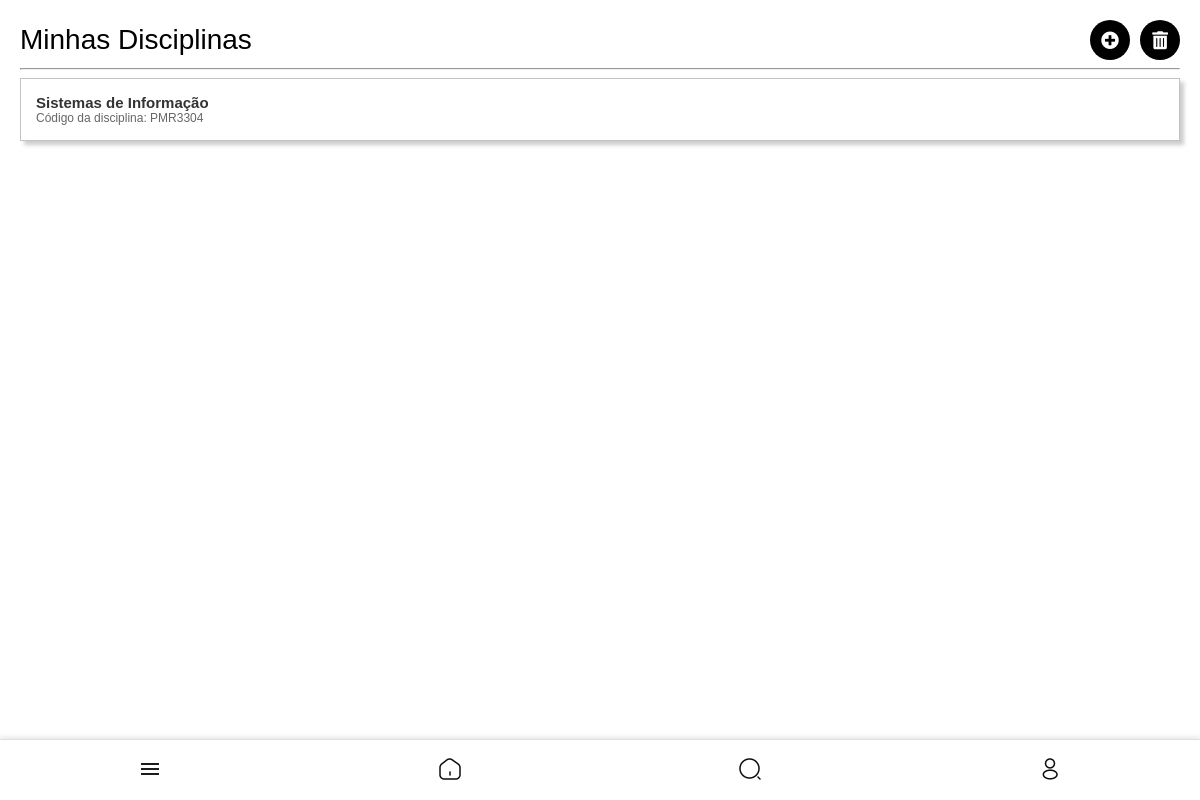
Page /disciplinas/ (signed in) on the earlier database version.
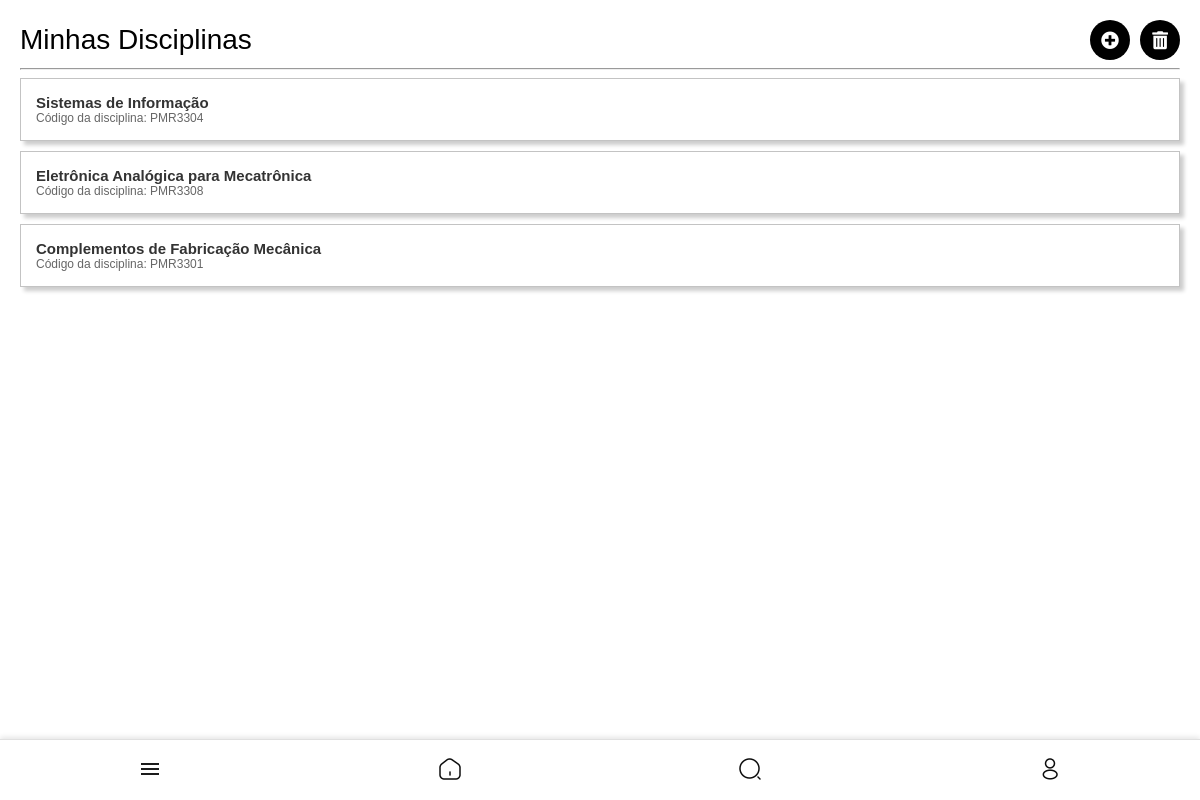
Same page on the later database version.
### core/models.py (models this page shows, shortened)
class UserDiscipline(models.Model):
    user = models.ForeignKey(settings.AUTH_USER_MODEL, on_delete=models.CASCADE)
    disciplina = models.ForeignKey('Disciplina', on_delete=models.CASCADE)

class Disciplina(models.Model):
    nome = models.CharField(max_length=255)
    codigo = models.CharField(max_length=10)
    curso = models.CharField(max_length=255)
    semestre = models.CharField(max_length=10)
    tipo = models.CharField(max_length=50)
    professor_responsavel = models.ForeignKey(
        settings.AUTH_USER_MODEL,
        null=True,
        blank=True,
        on_delete=models.SET_NULL,
        limit_choices_to={'user_type': 'professor'}
    )

### core/views.py (the view)
# urls.py: path('disciplinas/', views.disciplinas, name='disciplinas'),
@login_required
def disciplinas(request):
    if request.user.user_type not in ['aluno', 'representante', 'professor']:
        raise PermissionDenied
    user_disciplines = UserDiscipline.objects.filter(user=request.user).select_related('disciplina')
    return render(request, 'core/disciplinas.html', {'user_disciplines': user_disciplines})

### templates/core/disciplinas.html (shortened to what this page needs)
{% extends 'core/base.html' %}
{% block content %}
<div class="disciplinas-container">
    <div class="header-container">
        <h1>Minhas Disciplinas</h1>
        <div class="actions">
            <a href="{% url 'adicionar_disciplinas' %}" class="icon-btn">
                <i class="fas fa-plus-circle"></i>
            </a>
            <a href="{% url 'remover_disciplinas' %}" class="icon-btn">
                <i class="fas fa-trash-alt"></i>
            </a>
        </div>
    </div>
    <hr>
    <ul class="disciplinas-list">
        {% for user_discipline in user_disciplines %}
        <li class="disciplina-item">
            <a href="{% url 'detalhe_disciplina' user_discipline.disciplina.id %}" class="disciplina-nome">
                {{ user_discipline.disciplina.nome }}
            </a>
            <a href="{% url 'detalhe_disciplina' user_discipline.disciplina.id %}" class="disciplina-codigo" style="font-weight: normal; font-size: min(12px,3vw); color: #666;">
                Código da disciplina: {{ user_discipline.disciplina.codigo }}
            </a>
        </li>
        {% empty %}
        <li class="empty-list" style="font-size: min(15px,4vw); color: #8c8c8c;">Você não adicionou nenhuma disciplina ainda.</li>
        {% endfor %}
    </ul>
</div>
{% endblock %}

Differences in the rows shown:
added UserDiscipline: disciplina.nome "Eletrônica Analógica para Mecatrônica", disciplina.codigo "PMR3308"
added UserDiscipline: disciplina.nome "Complementos de Fabricação Mecânica", disciplina.codigo "PMR3301"
